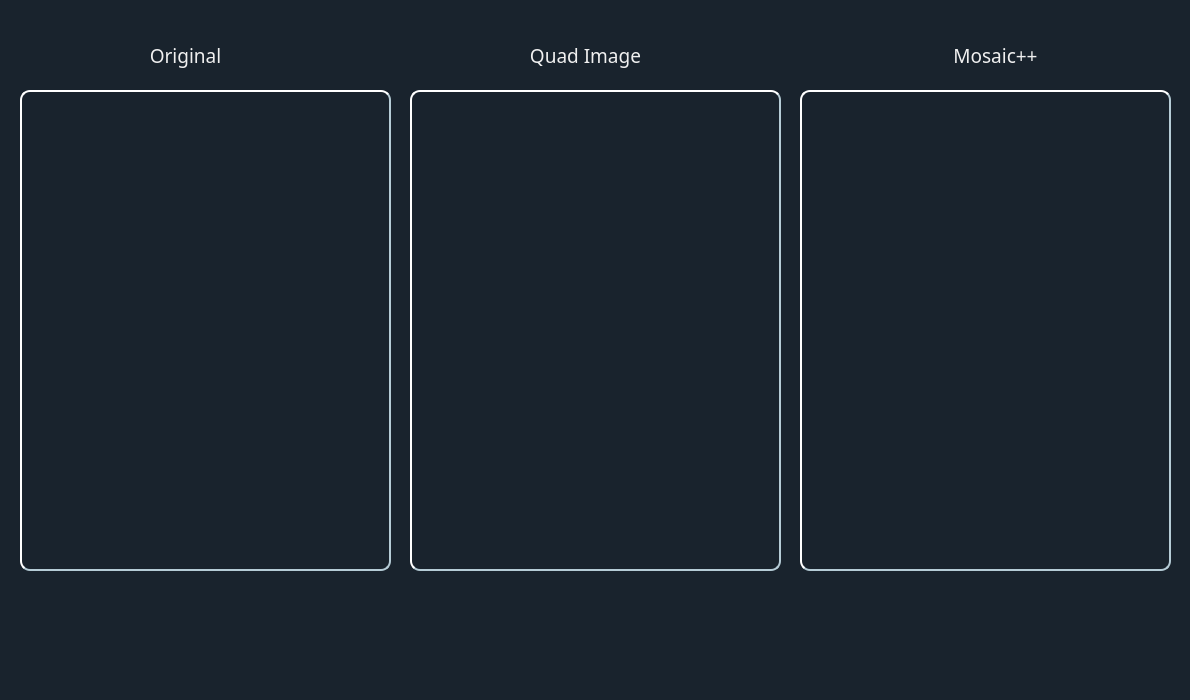
<?xml version="1.0" encoding="UTF-8"?>
<ui version="4.0">
 <class>QuadWindow</class>
 <widget class="QMainWindow" name="QuadWindow">
  <property name="geometry">
   <rect>
    <x>0</x>
    <y>0</y>
    <width>1190</width>
    <height>700</height>
   </rect>
  </property>
  <property name="minimumSize">
   <size>
    <width>1190</width>
    <height>700</height>
   </size>
  </property>
  <property name="maximumSize">
   <size>
    <width>1190</width>
    <height>700</height>
   </size>
  </property>
  <property name="windowTitle">
   <string>MainWindow</string>
  </property>
  <property name="windowIcon">
   <iconset>
    <normaloff>Pictures/logo.ico</normaloff>Pictures/logo.ico</iconset>
  </property>
  <property name="styleSheet">
   <string notr="true"> background-color: #19232D;border: 0px solid #32414B;padding: 0px;color: #F0F0F0;selection - background - color: #1464A0;selection - color: #F0F0F0;</string>
  </property>
  <widget class="QWidget" name="centralwidget">
   <widget class="QLabel" name="labelOriginalPicture">
    <property name="geometry">
     <rect>
      <x>20</x>
      <y>90</y>
      <width>371</width>
      <height>481</height>
     </rect>
    </property>
    <property name="toolTip">
     <string>&lt;html&gt;&lt;head/&gt;&lt;body&gt;&lt;p&gt;&lt;span style=&quot; font-size:12pt;&quot;&gt;Original image&lt;/span&gt;&lt;/p&gt;&lt;/body&gt;&lt;/html&gt;</string>
    </property>
    <property name="styleSheet">
     <string notr="true">border-style: outset;
border-width: 2px;
border-radius: 10px;
border-color: rgb(181, 204, 214);</string>
    </property>
    <property name="text">
     <string/>
    </property>
    <property name="alignment">
     <set>Qt::AlignCenter</set>
    </property>
   </widget>
   <widget class="QLabel" name="labelQuadImage">
    <property name="geometry">
     <rect>
      <x>410</x>
      <y>90</y>
      <width>371</width>
      <height>481</height>
     </rect>
    </property>
    <property name="toolTip">
     <string>&lt;html&gt;&lt;head/&gt;&lt;body&gt;&lt;p&gt;Quad image&lt;/p&gt;&lt;/body&gt;&lt;/html&gt;</string>
    </property>
    <property name="styleSheet">
     <string notr="true">border-style: outset;
border-width: 2px;
border-radius: 10px;
border-color: rgb(181, 204, 214);</string>
    </property>
    <property name="text">
     <string/>
    </property>
    <property name="alignment">
     <set>Qt::AlignCenter</set>
    </property>
   </widget>
   <widget class="QLabel" name="labelMosaicPicture">
    <property name="geometry">
     <rect>
      <x>800</x>
      <y>90</y>
      <width>371</width>
      <height>481</height>
     </rect>
    </property>
    <property name="toolTip">
     <string>&lt;html&gt;&lt;head/&gt;&lt;body&gt;&lt;p&gt;&lt;span style=&quot; font-size:12pt;&quot;&gt;Mosaic++ processed image&lt;/span&gt;&lt;/p&gt;&lt;/body&gt;&lt;/html&gt;</string>
    </property>
    <property name="styleSheet">
     <string notr="true">border-style: outset;
border-width: 2px;
border-radius: 10px;
border-color: rgb(181, 204, 214);</string>
    </property>
    <property name="text">
     <string/>
    </property>
    <property name="alignment">
     <set>Qt::AlignCenter</set>
    </property>
   </widget>
   <widget class="QLabel" name="labelOriginalText">
    <property name="geometry">
     <rect>
      <x>110</x>
      <y>40</y>
      <width>151</width>
      <height>31</height>
     </rect>
    </property>
    <property name="font">
     <font>
      <family>Century Gothic</family>
      <pointsize>14</pointsize>
      <weight>50</weight>
      <italic>false</italic>
      <bold>false</bold>
     </font>
    </property>
    <property name="toolTip">
     <string/>
    </property>
    <property name="styleSheet">
     <string notr="true">font: 14pt  &quot;Century Gothic&quot;;</string>
    </property>
    <property name="text">
     <string>Original</string>
    </property>
    <property name="textFormat">
     <enum>Qt::AutoText</enum>
    </property>
    <property name="alignment">
     <set>Qt::AlignCenter</set>
    </property>
   </widget>
   <widget class="QLabel" name="labelMosaicText">
    <property name="geometry">
     <rect>
      <x>920</x>
      <y>40</y>
      <width>151</width>
      <height>31</height>
     </rect>
    </property>
    <property name="font">
     <font>
      <family>Century Gothic</family>
      <pointsize>14</pointsize>
      <weight>50</weight>
      <italic>false</italic>
      <bold>false</bold>
     </font>
    </property>
    <property name="toolTip">
     <string/>
    </property>
    <property name="styleSheet">
     <string notr="true">font: 14pt  &quot;Century Gothic&quot;;</string>
    </property>
    <property name="text">
     <string>Mosaic++</string>
    </property>
    <property name="alignment">
     <set>Qt::AlignCenter</set>
    </property>
    <property name="textInteractionFlags">
     <set>Qt::NoTextInteraction</set>
    </property>
   </widget>
   <widget class="QLabel" name="labelQuadImageText">
    <property name="geometry">
     <rect>
      <x>510</x>
      <y>40</y>
      <width>151</width>
      <height>31</height>
     </rect>
    </property>
    <property name="font">
     <font>
      <family>Century Gothic</family>
      <pointsize>14</pointsize>
      <weight>50</weight>
      <italic>false</italic>
      <bold>false</bold>
     </font>
    </property>
    <property name="toolTip">
     <string/>
    </property>
    <property name="styleSheet">
     <string notr="true">font: 14pt  &quot;Century Gothic&quot;;</string>
    </property>
    <property name="text">
     <string>Quad Image</string>
    </property>
    <property name="alignment">
     <set>Qt::AlignCenter</set>
    </property>
    <property name="textInteractionFlags">
     <set>Qt::NoTextInteraction</set>
    </property>
   </widget>
  </widget>
  <widget class="QMenuBar" name="menubar">
   <property name="geometry">
    <rect>
     <x>0</x>
     <y>0</y>
     <width>1190</width>
     <height>21</height>
    </rect>
   </property>
  </widget>
  <widget class="QStatusBar" name="statusbar"/>
 </widget>
 <resources/>
 <connections/>
</ui>
